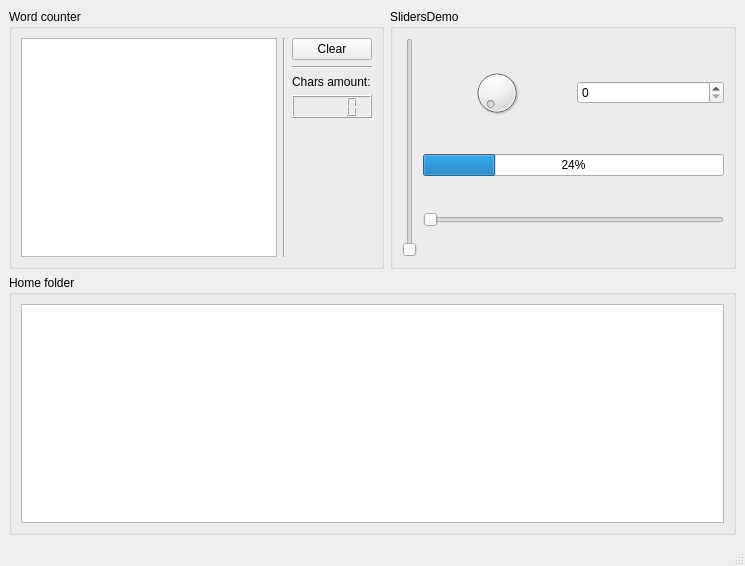
<?xml version="1.0" encoding="UTF-8"?>
<ui version="4.0">
 <class>MainWindow</class>
 <widget class="QMainWindow" name="MainWindow">
  <property name="geometry">
   <rect>
    <x>0</x>
    <y>0</y>
    <width>745</width>
    <height>566</height>
   </rect>
  </property>
  <property name="windowTitle">
   <string>MainWindow</string>
  </property>
  <widget class="QWidget" name="centralwidget">
   <layout class="QVBoxLayout" name="verticalLayout_3">
    <item>
     <layout class="QHBoxLayout" name="horizontalLayout_5">
      <item>
       <widget class="QGroupBox" name="groupBox">
        <property name="title">
         <string>Word counter</string>
        </property>
        <layout class="QHBoxLayout" name="horizontalLayout">
         <item>
          <widget class="QTextEdit" name="t_userText"/>
         </item>
         <item>
          <widget class="Line" name="line">
           <property name="orientation">
            <enum>Qt::Orientation::Vertical</enum>
           </property>
          </widget>
         </item>
         <item>
          <layout class="QVBoxLayout" name="verticalLayout">
           <item>
            <widget class="QPushButton" name="b_clear">
             <property name="text">
              <string>Clear</string>
             </property>
            </widget>
           </item>
           <item>
            <widget class="Line" name="line_2">
             <property name="orientation">
              <enum>Qt::Orientation::Horizontal</enum>
             </property>
            </widget>
           </item>
           <item>
            <widget class="QLabel" name="label">
             <property name="text">
              <string>Chars amount:</string>
             </property>
            </widget>
           </item>
           <item>
            <widget class="QLCDNumber" name="lcd_wordCounter"/>
           </item>
           <item>
            <spacer name="verticalSpacer">
             <property name="orientation">
              <enum>Qt::Orientation::Vertical</enum>
             </property>
             <property name="sizeHint" stdset="0">
              <size>
               <width>20</width>
               <height>40</height>
              </size>
             </property>
            </spacer>
           </item>
          </layout>
         </item>
        </layout>
       </widget>
      </item>
      <item>
       <widget class="QGroupBox" name="groupBox_2">
        <property name="title">
         <string>SlidersDemo</string>
        </property>
        <layout class="QHBoxLayout" name="horizontalLayout_3">
         <item>
          <widget class="QSlider" name="sl_vert">
           <property name="orientation">
            <enum>Qt::Orientation::Vertical</enum>
           </property>
          </widget>
         </item>
         <item>
          <layout class="QVBoxLayout" name="verticalLayout_2">
           <item>
            <layout class="QHBoxLayout" name="horizontalLayout_2">
             <item>
              <widget class="QDial" name="dial"/>
             </item>
             <item>
              <widget class="QSpinBox" name="sb_number"/>
             </item>
            </layout>
           </item>
           <item>
            <widget class="QProgressBar" name="progressBar">
             <property name="value">
              <number>24</number>
             </property>
            </widget>
           </item>
           <item>
            <widget class="QSlider" name="sl_hor">
             <property name="orientation">
              <enum>Qt::Orientation::Horizontal</enum>
             </property>
            </widget>
           </item>
          </layout>
         </item>
        </layout>
       </widget>
      </item>
     </layout>
    </item>
    <item>
     <widget class="QGroupBox" name="groupBox_3">
      <property name="title">
       <string>Home folder</string>
      </property>
      <layout class="QHBoxLayout" name="horizontalLayout_4">
       <item>
        <widget class="QListWidget" name="lw_homeDir"/>
       </item>
      </layout>
     </widget>
    </item>
   </layout>
  </widget>
  <widget class="QMenuBar" name="menubar">
   <property name="geometry">
    <rect>
     <x>0</x>
     <y>0</y>
     <width>745</width>
     <height>33</height>
    </rect>
   </property>
  </widget>
  <widget class="QStatusBar" name="statusbar"/>
 </widget>
 <resources/>
 <connections/>
</ui>
